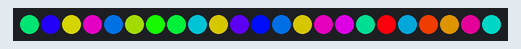
A sketch run on a simulated Arduino Uno, built with avr-gcc and run on an emulated ATmega328P. On the bench: 23 RGB LEDs in strip order, left to right. Random numbers use the default seed unless the sketch sets one; what the sketch prints to the serial monitor is not drawn.

Above: at 0.1 s.
At 2.1 s:
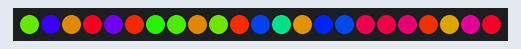
At 4.3 s:
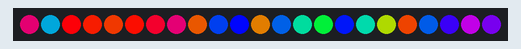
At 9.6 s:
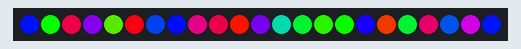
At 14.9 s:
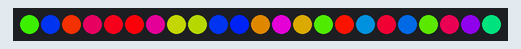
At 20.2 s:
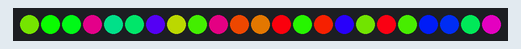

Measured:
- what the display in image 0 shows lasts 1.0 s, from 0.0 s to 1.0 s
- what the display in image 1 shows lasts 1.0 s, from 2.1 s to 3.1 s

The sketch:

viv17_fLed.ino
```cpp
// a rough adaption of code from viv17

#include "FastLED.h"

// Crystals/LEDs config
//--------------------------------------------------
#define NUM_LEDS 23
#define DATA_PIN 3
#define LED_TYPE WS2811
//--------------------------------------------------


// ====================
// Time variables
// t updates every frame, currently runs at x fps ie, seconds * x = t
uint8_t t = 0;
// t1 updates every x seconds, where x is fps
uint8_t t1 = 0;

// ====================
// Fade variables
double fadeSpeed = 1;
// the initial rate of fade
#define FADE_AMOUNT 1
// the rate at which fade changes
#define FADE_DELTA 0.01
boolean transition = true;
uint8_t hue = 0;
int chooseFern = 1;
int chooseTransition = 1;

CRGB leds[NUM_LEDS];
CRGB target[NUM_LEDS];

void setup() {
  Serial.begin(9600);
  srand(0);
  FastLED.addLeds<LED_TYPE, DATA_PIN, RGB>(leds, NUM_LEDS);
}

void loop() {
  // configure centre led
  int centre = 12;

  // update fade speed with each cycle
  if(fadeSpeed > 1 + FADE_DELTA) fadeSpeed -= FADE_DELTA;

  // change pattern at set cycle rate
  if (t == 0) {
    t1++;
    if (t1 == 25) {
      t1 = 0;
      Serial.println(F("Change"));
      chooseFern = rand();
      chooseTransition = rand();
    }
  }

  // choose a pattern
  switch(chooseFern % 3) {
    case 0: rainbow(); break;
    case 1: randomFern(); break;
    case 2: mondrianColors(); break;
    default: rainbow();

    // TODO
      //shimmerCenter(centre);
      //crystalGradient();
      //muzzLight();
      //solidHue();
      //colorToWhiteHue();
      //complementaryHue();

  }

  // actually updates wall, updating method
  if (transition) {
    switch (chooseTransition % 1) {
      case 0: fadeTo(); break;
      default: jumpTo();
      // case 1: radialTo(centre); break;
    }
  } else {
    transition = true;
  }

  // t is global timer of range 0-255, don't change at all only use, create your own timer if needed
  t++;
  FastLED.show();
}

// ============ TRANSITION PATTERNS ============

// slow transition
void fadeTo() {
  int red, green, blue;
  for(int index = 0; index < NUM_LEDS; index++) {
    red = leds[index].red + ((target[index].r - leds[index].r) / fadeSpeed);
    green = leds[index].green+ ((target[index].g - leds[index].g) / fadeSpeed);
    blue = leds[index].blue + ((target[index].b - leds[index].b) / fadeSpeed);
    leds[index] = CRGB(red, blue, green);
  }
}

// instant transition
void jumpTo() {
  for(int index = 0; index < NUM_LEDS; index++) {
    leds[index] = CRGB(target[index].r, target[index].b, target[index].g);
  }
}

// ============ PATTERNS ============

// random
void randomFern() {
  Serial.println(F("Random"));
  if( t % 127 == 1) {
    for(int i = 0; i < NUM_LEDS; i++) {
      crystalHSV(i, rand() % 255,  255, 255);
    }
    changeColor();
  }
}

void mondrianColors() {
    Serial.println(F("Mondrian"));
  CRGB red = CRGB(255, 0, 0);
  CRGB yellow = CRGB(255, 0, 255);
  CRGB blue = CRGB(0, 255, 0);
  CRGB white = CRGB(255, 255, 255);
  int rollDice = 0;
  if(t % 30 == 1) {
    for(int i = 0; i < NUM_LEDS; i++) {
      rollDice = rand()%4;
      if(rollDice == 0) crystalRGB(i, red.r,  red.g, red.b);
      if(rollDice == 1) crystalRGB(i, yellow.r,  yellow.g, yellow.b);
      if(rollDice == 2) crystalRGB(i, blue.r,  blue.g, blue.b);
      if(rollDice == 3) crystalRGB(i, white.r,  white.g, white.b);
    }
  }
}

// rainbow
void rainbow() {
  Serial.println(F("Rainbow"));
  if( t % 10 == 1) {
    for(int i = 0; i < NUM_LEDS; i++) {
      crystalHSV(i, hue++,  255, 255);
    }
    changeColor();
  }
}

// ============ HELPER FUNCTIONS ============

void crystalRGB(int index, int r, int g, int b) {
  target[index] = CRGB(r, b, g);
}

void crystalHSV(int index, int h, int s, int v) {
//  target[index] = CHSV(h, s, v);
  target[index] = CRGB(0, 0, 0).setHSV(h, s, v);
}

void changeColor() {
    fadeSpeed = FADE_AMOUNT;
}
```
